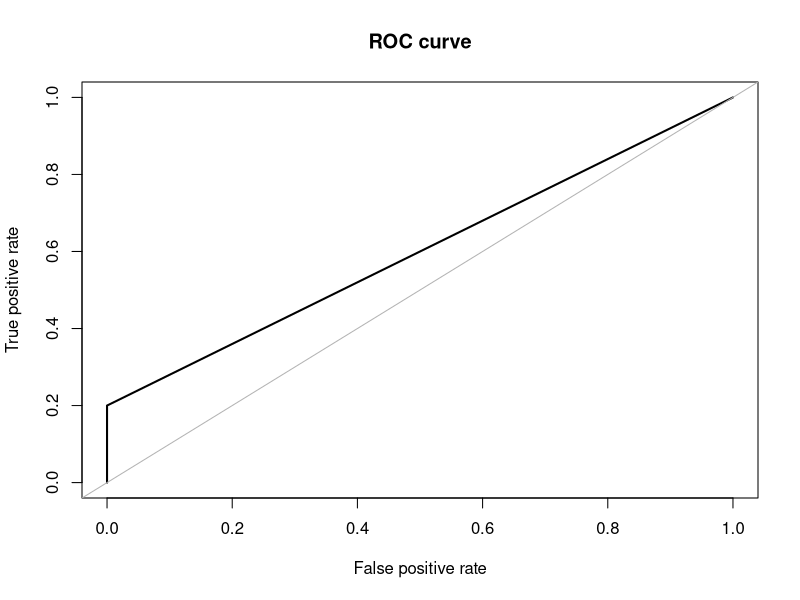
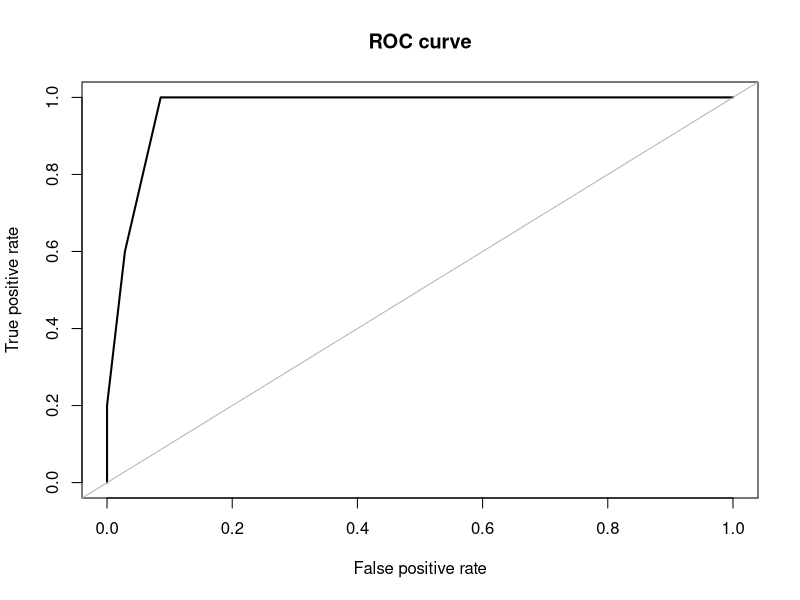
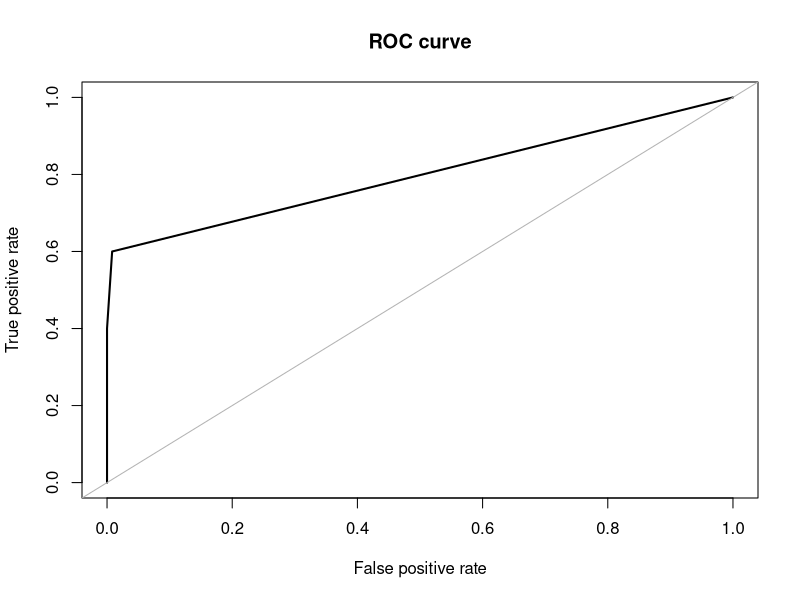
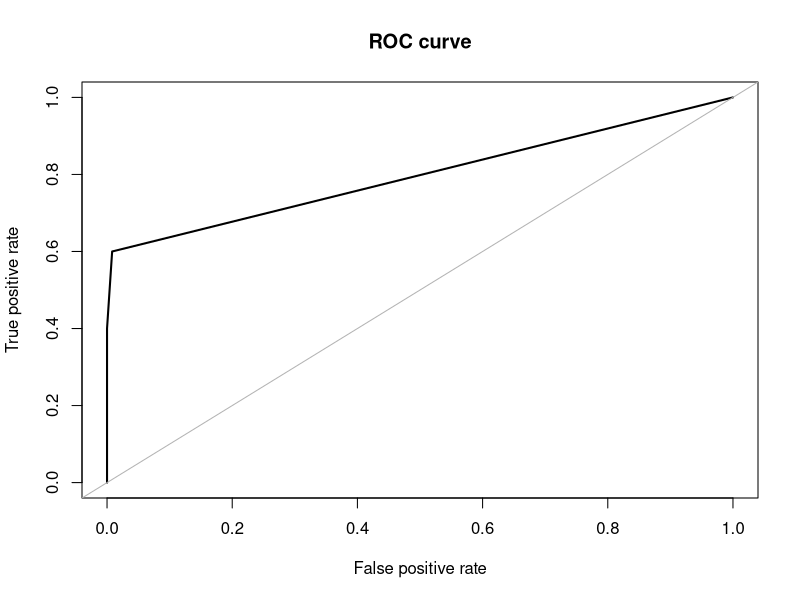
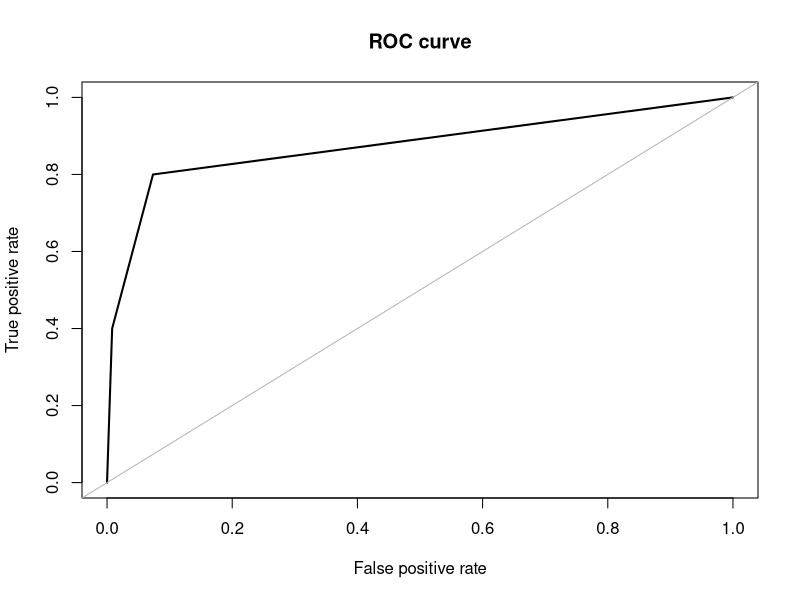
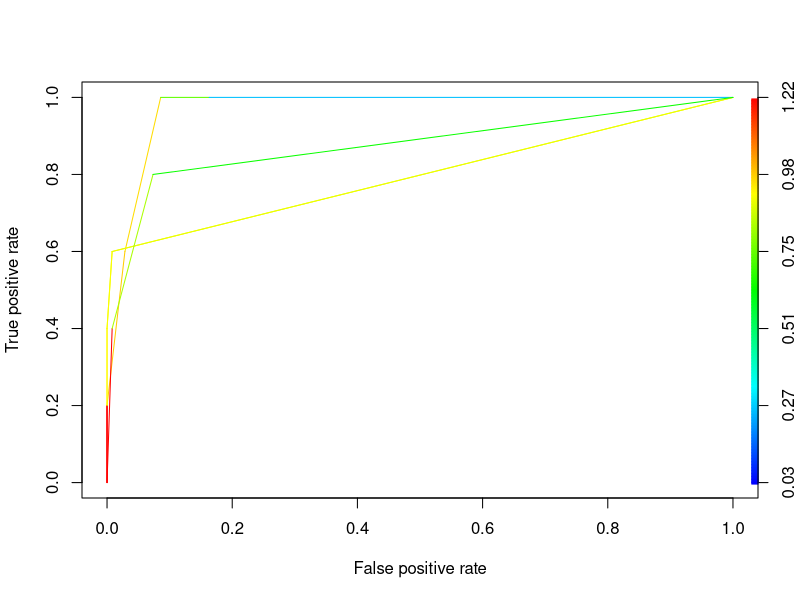
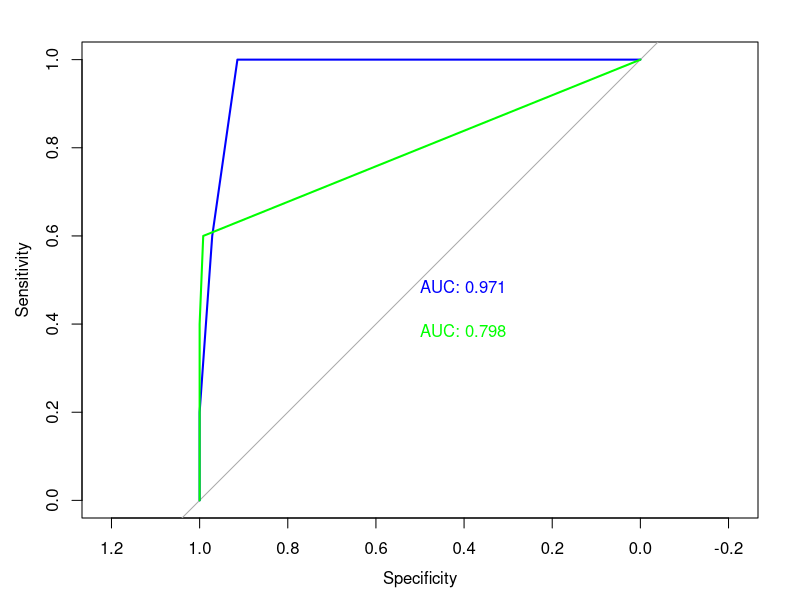

The R source for these figures, in order:
library(ROSE)

# built in dataset
data(hacide)

# quick explore data
str(hacide.train)
table(hacide.train$cls)     # number of each class
prop.table(table(hacide.train$cls))    # class distribution

# Experiment: see how badly imbalanced dataset will influence accuracy first
library(rpart)
imb_tree <- rpart(cls~., data=hacide.train)
imb_pred <- predict(imb_tree, newdata = hacide.test)
## test accuracy
accuracy.meas(hacide.test$cls, imb_pred[,2])
## precision = 1 means there is no false positive
## low recall means there are higher number of false negative
## low F score indicates low accuracy
roc.curve(hacide.test$cls, imb_pred[,2], plotit = T)
## AUC = 0.6 is a low score

# Wihtout dealing with imbalancing problem, 
# the algorithm gets biased toward the majoriy class


# SAMPLING

# over sampling, may lead to overfitting
bal_data_over <- ovun.sample(cls~., data = hacide.train, method = "over", N = 1960, seed = 410)$data
table(bal_data_over$cls)

# under sampling, may lose important data
bal_data_under <- ovun.sample(cls~., data = hacide.train, method = "under", N = 40, seed = 410)$data
table(bal_data_under$cls)

# do both over-sampling and under-smapling
## p means the probability of positive classes in the new dataset
bal_data_both <- ovun.sample(cls~., data = hacide.train, method = "both", p = 0.5, N = 1000, seed = 410)$data
table(bal_data_both$cls)

# ROSE helps overcome the shortcomings in over-smapling and under-sampling
bal_data_rose <- ROSE(cls~., data = hacide.train, seed = 410)$data
table(bal_data_rose$cls)


# decision trees for each data
tree_rose <- rpart(cls~., data = bal_data_rose)
tree_both <- rpart(cls~., data = bal_data_both)
tree_over <- rpart(cls~., data = bal_data_over)
tree_under <- rpart(cls~., data = bal_data_under)

pred_rose <- predict(tree_rose, newdata = hacide.test)
pred_both <- predict(tree_both, newdata = hacide.test)
pred_over <- predict(tree_over, newdata = hacide.test)
pred_under <- predict(tree_under, newdata = hacide.test)

roc.curve(hacide.test$cls, pred_rose[,2])
roc.curve(hacide.test$cls, pred_both[,2])
roc.curve(hacide.test$cls, pred_over[,2])
roc.curve(hacide.test$cls, pred_under[,2])

# by using ROSE, we can also use "holdout"
# to prevent high variance
ROSE_holdout <- ROSE.eval(cls ~ ., data = hacide.train, 
                          learner = rpart, method.assess = "holdout", 
                          extr.pred = function(obj)obj[,2], seed = 410)


# plot all the ROC curve together
library(ROCR)
pd1 <- prediction(pred_rose[,2], hacide.test$cls)
pf1 <- performance(pd1, "tpr","fpr")

pd2 <- prediction(pred_both[,2], hacide.test$cls)
pf2 <- performance(pd2, "tpr","fpr")

pd3 <- prediction(pred_over[,2], hacide.test$cls)
pf3 <- performance(pd3, "tpr","fpr")

pd4 <- prediction(pred_under[,2], hacide.test$cls)
pf4 <- performance(pd4, "tpr","fpr")

plot(pf1, colorize = TRUE)
plot(pf2, add = TRUE, colorize = TRUE)
plot(pf3, add = TRUE, colorize = TRUE)
plot(pf4, add = TRUE, colorize = TRUE)


# An alternative easier way to plot all the ROC curves together with AUC

library(pROC)
p<- plot(roc(hacide.test$cls, pred_rose[,2]), print.auc = TRUE, col = "blue")
p <- plot(roc(hacide.test$cls, pred_both[,2]), print.auc = TRUE, 
                       col = "green", print.auc.y = .4, add = TRUE)
